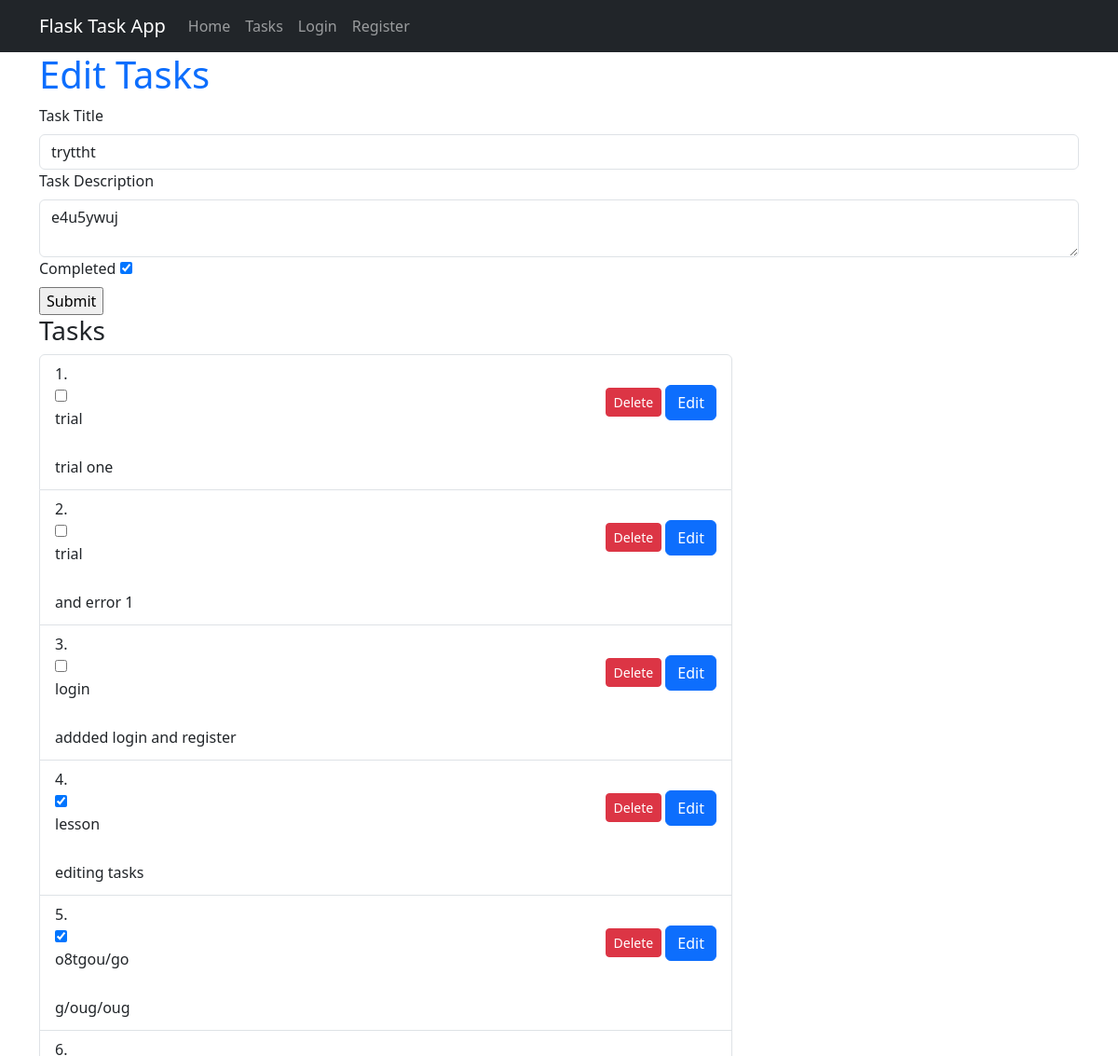
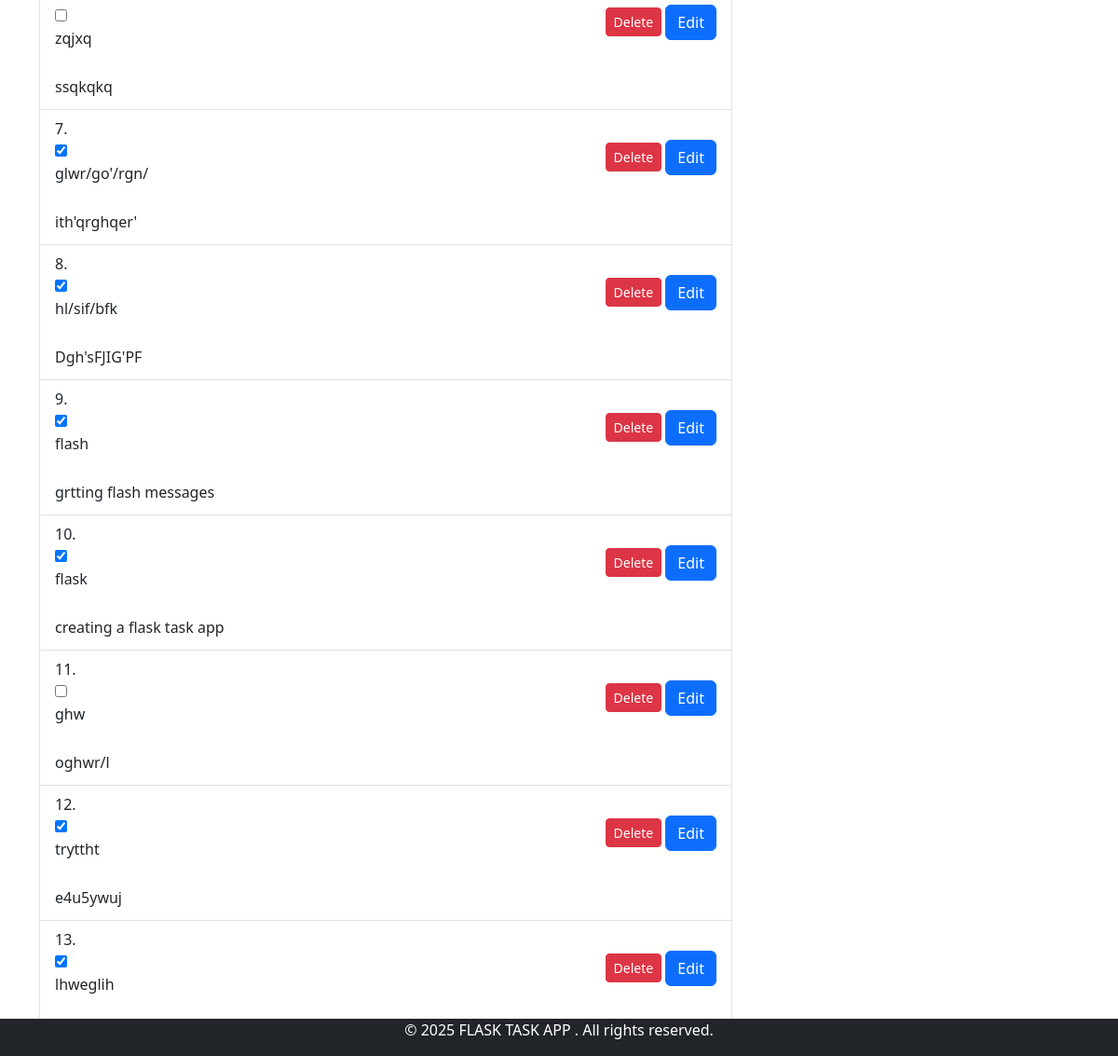
Page /edit_task/4 on the committed database (2 pictures, top to bottom).
### app/models.py (models this page shows, shortened)
class Task(db.Model):
    id = db.Column(db.Integer, primary_key=True)
    title = db.Column(db.String(100), nullable=False)
    description = db.Column(db.Text, nullable=False)
    completed = db.Column(db.Boolean, default=False)
    user_id = db.Column(db.Integer, db.ForeignKey('user.id'), nullable=False)

### app/routes.py (the view)
@app.route('/edit_task/<int:task_id>', methods=['GET', 'POST'])
def edit_task(task_id):
    task = Task.query.get_or_404(task_id)
    form = TaskForm()
    if request.method == 'POST':
        if form.validate_on_submit():
            task.title = form.title.data
            task.description = form.description.data
            task.completed = form.completed.data
            db.session.commit()
            flash(f'Task {task.title} updated successfully!', 'success')
            return redirect(url_for('tasks'))
    elif request.method == 'GET':
            form.title.data = task.title
            form.description.data = task.description
            form.completed.data = task.completed
            tasks = Task.query.all()
    return render_template('tasks.html', title='Edit Tasks', tasks=tasks, form=form, edit_mode=True)

### app/forms.py
class TaskForm(FlaskForm):
   title = StringField('Task Title', validators=[DataRequired()])
   description = TextAreaField('Task Description', validators=[DataRequired()])
   completed = BooleanField('Completed' )
   submit = SubmitField('Submit')

### app/templates/tasks.html (shortened to what this page needs)
{% extends "base.html" %}
{% block content %}
  <div class="container">
    <h1 class="text-primary">{% if edit_mode %}Edit Tasks{% endif %}</h1>
    <form action="{% if edit_mode %}{{ url_for('edit_task', task_id=request.view_args.task_id) }}{% else %}{{ url_for('tasks') }}{% endif %}" method="post">
       {{ form.title.label(class="form-label") }}
       {{ form.title(size=100, class="form-control w=50") }}
       {{ form.description.label(class="form-label") }}
       {{ form.description(class="form-control w=50") }}
       {{ form.completed.label(class="form-label") }}
       {{ form.completed(class="form-checkbox ") }}
<div>
    {{ form.submit }}
</div>
<div class="col-lg-8">
  <h3>Tasks</h3>
  <ol class="list-group list-group-numbered">
    {% for task in tasks|reverse %}
    <li class="list-group-item">
      <div class="d-flex justify-content-between align-items-start">
<div>
  <form action="{{ url_for('toggle_task', task_id=task.id) }}" method="post" class="d-inline">
    <input type="checkbox"
      {% if task.completed %} checked {% endif %}
      onchange="this.form.submit()"
      id="task-{{ task.id }}">
  </form>
  <p class="mb-1">{{ task.title }}</p>
  <br>
  <p class="mb-1">{{ task.description }}</p>
</div>
<form action="{{ url_for('delete_task', task_id=task.id) }}" method="post"
      onsubmit="console.log('Submitting delete form'); return confirm('Are you sure you want to delete this task?');"
      class="d-inline">
              <button type="submit" class="btn btn-sm btn-danger">Delete</button>
              <a href="{{ url_for('edit_task', task_id=task.id) }}" class="btn btn-primary btn-xx-lg">Edit</a>
            </form>
          </div>
        </li>
        {% endfor %}
      </ol>
    </div>
  </div>
{% endblock %}

### rows in the picture
Task: title "tryttht", description "e4u5ywuj", completed "☑"
Task: title "trial", description "trial one"
Task: title "trial", description "and error 1"
Task: title "login", description "addded login and register"
Task: completed "☑", title "lesson", description "editing tasks"
Task: completed "☑", title "o8tgou/go", description "g/oug/oug"
Task: title "zqjxq", description "ssqkqkq"
Task: completed "☑", title "glwr/go'/rgn/", description "ith'qrghqer'"
Task: completed "☑", title "hl/sif/bfk", description "Dgh'sFJIG'PF"
Task: completed "☑", title "flash", description "grtting flash messages"
Task: completed "☑", title "flask", description "creating a flask task app"
Task: title "ghw", description "oghwr/l"
Task: completed "☑", title "lhweglih"
